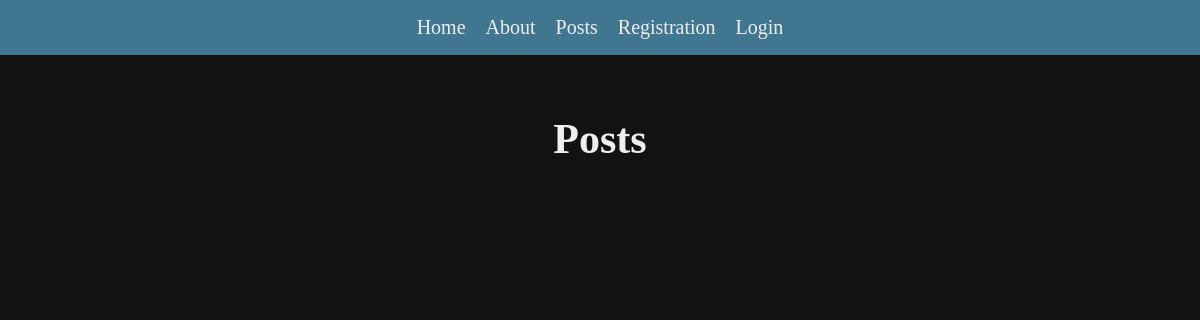
The page /posts/ on the database as committed earlier.
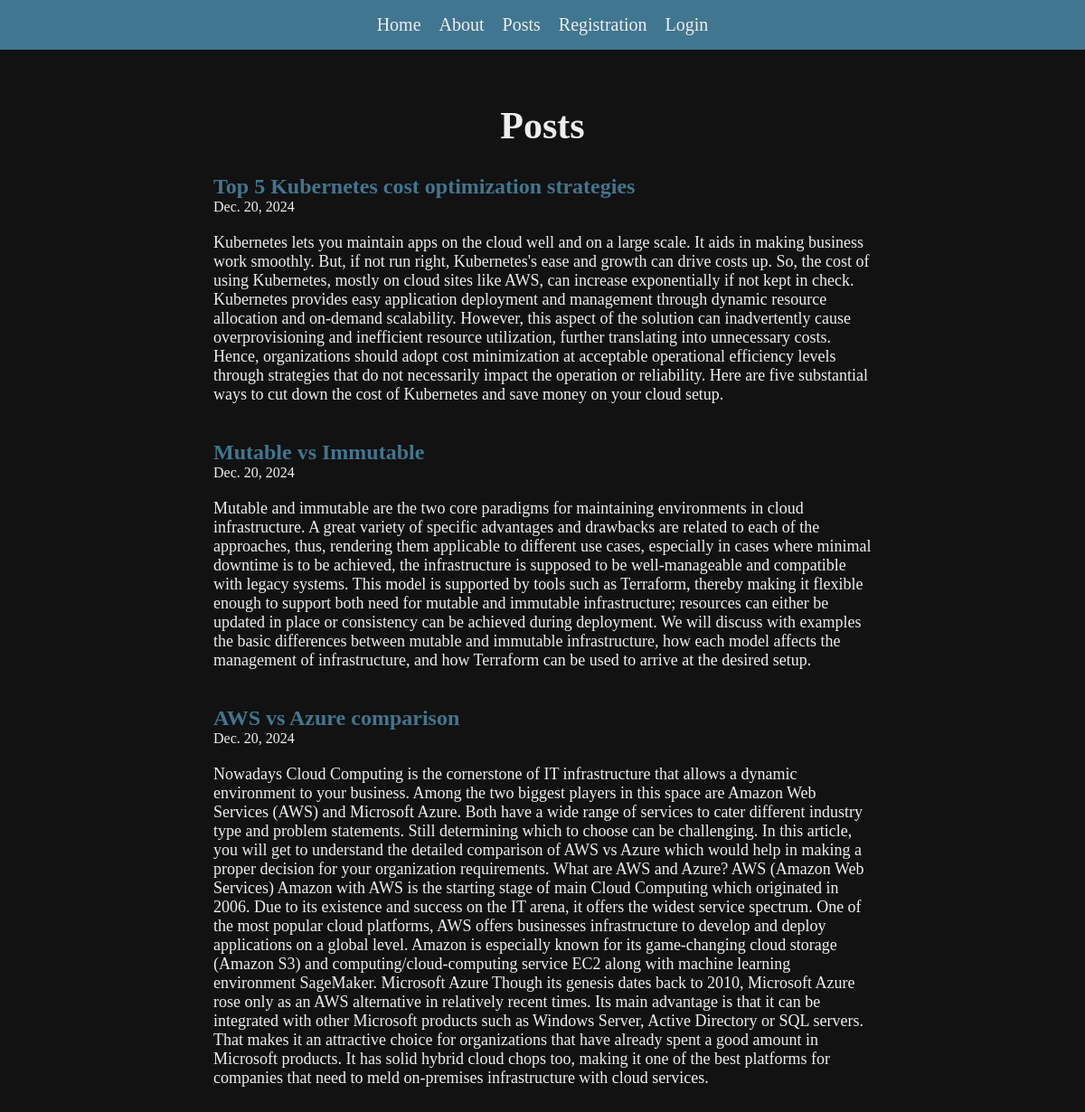
The same page on the database as committed later.
### posts/models.py (models this page shows, shortened)
class Post(models.Model):
  title = models.CharField(max_length=75)
  body = models.TextField()
  slug = models.SlugField()
  date = models.DateField(auto_now_add=True)
  banner = models.ImageField(default='fallback.png', blank=True, null=True)

### posts/views.py (the view)
# urls.py: path('', views.post_list, name='list'),
def post_list(request):
  posts = Post.objects.all().order_by('-date')
  return render(request, 'posts/posts_list.html', {'posts': posts})

### posts/templates/posts/posts_list.html (shortened to what this page needs)
{% extends 'layout.html' %}
{% block content %}
  <section>
    <div class="container">
      <h1 class="title">Posts</h1>
      <div class="wrapper">
        {% for post in posts %}
          <article class="post">
            <h2 class="subtitle">
              <a class="link" href="{% url 'posts:page' slug=post.slug %}">
                {{ post.title }}
              </a>
            </h2>
            <p class="date">{{ post.date }}</p>
            <p class="text">{{ post.body }}</p>
          </article>
        {% endfor%}
      </div>
    </div>
  </section>
{% endblock%}

### templates/layout.html (shortened to what this page needs)
<!DOCTYPE html>
<html lang="en">
  <head>
    {% load static %}
    <link rel="stylesheet" href="{% static 'css/style.css' %}" />
  </head>
  <body>
    <nav class="nav">
      <a href="/" title="home">Home</a>
      <a href="/about">About</a>
      <a href="{% url "posts:list" %}">Posts</a>
      <a href="{% url "users:register" %}" title="Registration">Registration</a>
      <a href="{% url "users:login" %}" title="Login">Login</a>
    </nav>
    <main>
      {% block content %}
      {% endblock %}
  </body>
</html>

### static/css/style.css (style rules this page uses)
*, *::before, *::after { box-sizing: border-box; padding: 0; margin: 0; }
body { min-height: 100vh; width: 100%; display: flex; flex-direction: column; font-size: 3rem; background-color: #121212; color: #eeeeee; margin: 0 auto; }
main { flex-grow: 1; display: flex; flex-direction: column; justify-content: center; align-items: center; }
nav { width: 100%; display: flex; justify-content: center; align-items: center; padding: 1rem; background-color: #417690; color: #eeeeee; font-size: 2.5rem; gap: 20px; }
.nav { width: 100%; }
a, p, h1, h2, h3, h4 { margin: 0; padding: 0; }
a { text-decoration: none; color: inherit; transition: all 0.3s ease-in-out; cursor: pointer; }
.link { color:#417690; transition: all 0.3s ease-in-out; cursor: pointer; }
section { width: 100%; height: 100%; padding: 60px 0; }
.container { max-width: 100%; width: 360px; padding: 0 20px; margin: 0 auto; }
@media screen and (min-width: 480px) { .container { width: 480px; margin: 0 auto; } }
@media screen and (min-width: 768px) { .container { width: 768px; margin: 0 auto; } }
nav a { font-size: 20px; }
.title { font-size: 42px; text-align: center; margin-bottom: 30px; }
.subtitle { font-size: 1.5rem; }
.post { display: flex; flex-direction: column; }
.date { font-size: 16px; margin-bottom: 20px; }
.text { font-size: 18px; }
.wrapper { display: flex; flex-direction: column; gap:40px; }

Rows that differ between the two databases and show on the page:
added Post: title "Top 5 Kubernetes cost optimization strategies", date "Dec. 20, 2024", body "Kubernetes lets you maintain apps on the cloud well and on a large scale. It aids in making business work smoothly. But, if not run right, Kubernetes's ease and growth can drive costs up. So, the cost of using Kubernetes, mostly on cloud sites like AWS, can increase exponentially if not kept in check. Kubernetes provides easy application deployment and management through dynamic resource allocation and on-demand scalability. However, this aspect of the solution can inadvertently cause overprovisioning and inefficient resource utilization, further translating into unnecessary costs. Hence, organizations should adopt cost minimization at acceptable operational efficiency levels through…"
added Post: title "Mutable vs Immutable", date "Dec. 20, 2024", body "Mutable and immutable are the two core paradigms for maintaining environments in cloud infrastructure. A great variety of specific advantages and drawbacks are related to each of the approaches, thus, rendering them applicable to different use cases, especially in cases where minimal downtime is to be achieved, the infrastructure is supposed to be well-manageable and compatible with legacy systems. This model is supported by tools such as Terraform, thereby making it flexible enough to support both need for mutable and immutable infrastructure; resources can either be updated in place or consistency can be achieved during deployment. We will discuss with examples the basic differences…"
added Post: title "AWS vs Azure comparison", date "Dec. 20, 2024", body "Nowadays Cloud Computing is the cornerstone of IT infrastructure that allows a dynamic environment to your business. Among the two biggest players in this space are Amazon Web Services (AWS) and Microsoft Azure. Both have a wide range of services to cater different industry type and problem statements. Still determining which to choose can be challenging. In this article, you will get to understand the detailed comparison of AWS vs Azure which would help in making a proper decision for your organization requirements. What are AWS and Azure? AWS (Amazon Web Services) Amazon with AWS is the starting stage of main Cloud Computing which originated in 2006. Due to its existence and success on…"
